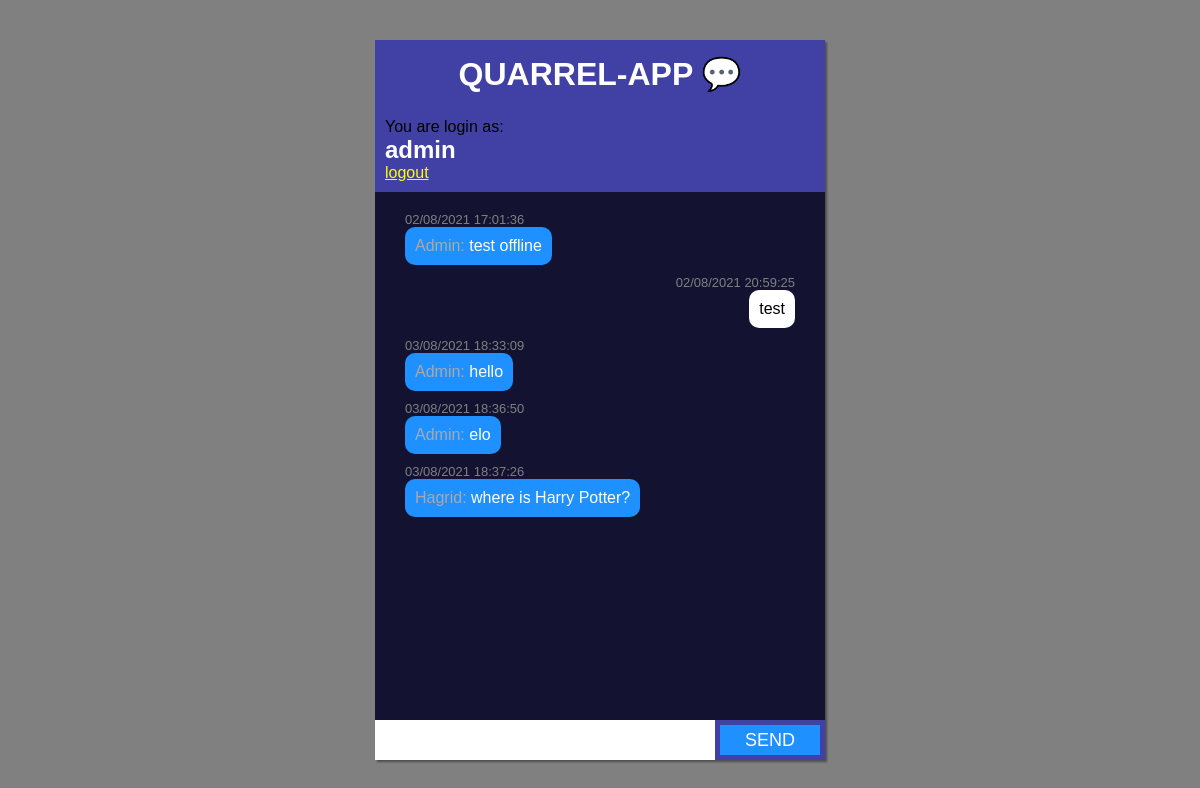
/ (signed in), run on the app's committed database.
### tables this page shows
CREATE TABLE messages (id INTEGER, user_id INTEGER, text TEXT NOT NULL, date TEXT NOT NULL, PRIMARY KEY(id));

CREATE TABLE users (id INTEGER, username TEXT NOT NULL, hash TEXT NOT NULL, PRIMARY KEY(id));

### app.py (the view)
@app.route("/")
def index():
    if not session.get("user_id"):
        return redirect("/login")
    messages_db = db.execute("SELECT * FROM messages")
    users_db = db.execute("SELECT * FROM users")
    return render_template("index.html", messages_db=messages_db, users_db=users_db)

### templates/index.html (shortened to what this page needs)
{% extends "layout.html" %}
{% block body %}
<div class="container">
    <div class="header">
        <h1>QUARREL-APP &#128172</h1>
    </div>
    {% if session.user_id %}
    <div class="main ">
        You are login as: <h2>{{ session.username }}</h2> <a href="/logout">logout</a>
    </div>
    <div id="chatbox" class="chatbox">
        {% for message in messages_db %}
        {%if message.user_id == session.user_id %}
        <p class="date user_date">{{ message.date }}</p>
        <p class="message user_message"></span>{{ message.text }}</p>
        {% else %}
        <p class="date">{{ message.date }}</p>
        <p class="message"><span class="sender">{{ users_db[message.user_id - 1].username }}:</span> {{ message.text }}
        </p>
        {% endif %}
        {% endfor %}
    </div>
    <div class="footer">
        <form id="message_input_form">
            <input type="text" id="message" autocomplete="off" autofocus>
            <button type="submit">SEND</button>
        </form>
    </div>
    {% else %}
    Please log in. <a href="/login">login</a>
    {% endif %}
</div>
{% endblock %}

### static/styles.css (style rules this page uses)
* { margin: 0; padding: 0; font-family: sans-serif; box-sizing: border-box; }
body { height: 100vh; background-color: grey; display: flex; justify-content: center; align-items: center; }
.container { width: 450px; height: 90vh; display: flex; flex-direction: column; box-shadow: 2px 2px 2px rgba(0,0,0,0.4); background-color: rgb(64, 64, 165); }
.header h1 { text-align: center; color: white; padding: 15px; margin-bottom: 10px; }
h2 { color: white; }
.chatbox { flex: 1; color: grey; background-color: rgb(0,0,0,0.7); padding: 20px 30px; overflow: auto; }
.message { background-color: dodgerblue; padding: 10px; color: white; width: fit-content; height: auto; border-radius: 10px; margin-bottom: 10px; }
.user_message { margin-left: auto; background-color: white; color: black; }
.footer form { display: flex; }
form input { flex: 1; height: 40px; border: none; outline: none; padding-left: 5px; font-size: 16px; }
form button { width: 100px; font-size: 18px; border: none; outline: none; background-color: dodgerblue; color: white; cursor: pointer; margin: 5px; }
.sender { color: darkgray; }
.main { background-color: rgb(64, 64, 165); margin-bottom: 10px; margin-left: 10px; }
a { color: yellow; }
.date { font-size: small; width: fit-content; }
.user_date { margin-left: auto; }

### data on the page
messages: date "02/08/2021 17:01:36", text "test offline"
users: username "Admin"
messages: date "02/08/2021 20:59:25", text "test"
messages: date "03/08/2021 18:33:09", text "hello"
messages: date "03/08/2021 18:36:50", text "elo"
messages: date "03/08/2021 18:37:26", text "where is Harry Potter?"
users: username "Hagrid"

### other printed values
{{ session.username }} "admin"
